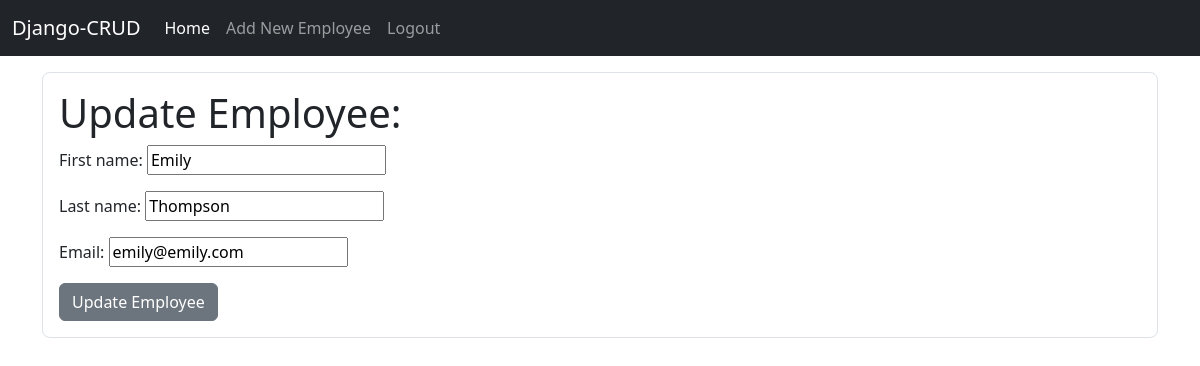
The page /update/6/ (signed in) on the database its author committed.
### website/models.py (models this page shows, shortened)
class Employee(models.Model):
    emp_id = models.AutoField(primary_key=True)
    first_name = models.CharField(max_length=100)
    last_name = models.CharField(max_length=200)
    email = models.EmailField()
    created_at = models.DateTimeField(auto_now_add=True)

### website/views.py (the view)
# urls.py: path('update/<int:pk>/', views.update_employee, name="update"),
def update_employee(request, pk):
    current_employee = Employee.objects.get(pk=pk)
    form = AddEmployeeForm(request.POST or None, instance=current_employee)
    if request.user.is_authenticated:
        if request.method == "POST":
            if form.is_valid():
                form.save()
                messages.success(request, 'Employee record was updated successfully')
                return redirect('home')
        return render(request, 'website/update_employee.html', {'form' : form})
    else:
        messages.success(request, 'You have to be logged in to update an employee record')
        return redirect('home')

### website/forms.py
class AddEmployeeForm(forms.ModelForm):
    class Meta:
        model = Employee
        fields = "__all__"

### website/templates/website/update_employee.html (shortened to what this page needs)
{% extends 'website/base.html' %}
{% block content %}
<div class="container mt-3 p-3 border rounded-3 ">
    <h1>Update Employee:</h1>
    <form method="POST" action="">
        <div>
            {{form.as_p}}
        </div>
        <button type="submit" class="btn btn-secondary">Update Employee</button>
    </form>
</div>
{% endblock %}

### rows shown on the page
Employee: first_name "Emily", last_name "Thompson", email "emily@emily.com"
